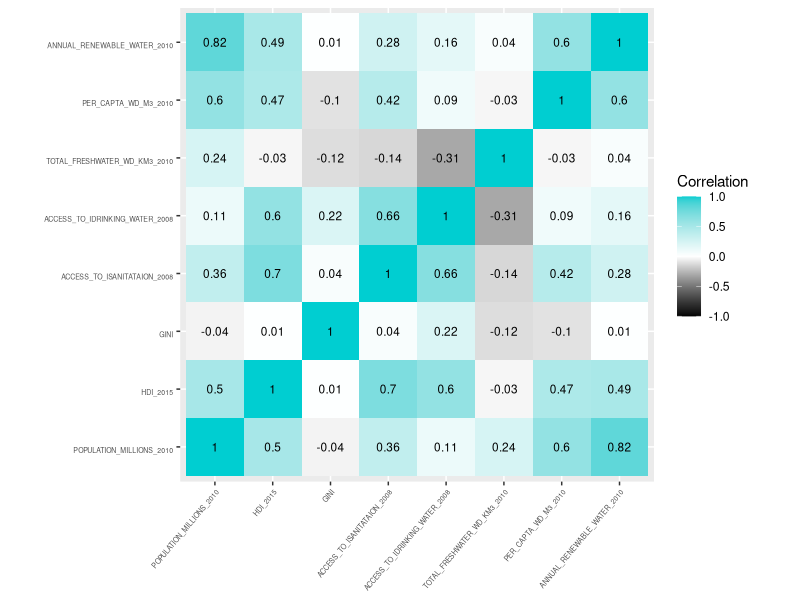

This chart was generated by the following R code:
# packages
install.packages('Hmisc')
library(Hmisc)
library(ggplot2)
library(reshape2)

# go to datasets folder
setwd('~/git/Water-Consumption-And-Inequality/datasets')

# import datasets
df = read.table("merged_data.csv", header=TRUE, sep=",")

df_original = df
df = df[,c(-1,-10)]
df = na.omit(df)
rcorr(as.matrix(df))

# correlation matrix
mat <- round(cor(df),2)
melted_cormat <- melt(mat)
head(melted_cormat)

ggplot(data = melted_cormat, aes(x=Var1, y=Var2, fill=value)) + geom_tile() + 
  theme(axis.text.x = element_text(angle = 50, vjust = 1, size = 5, hjust = 1),
        axis.text.y = element_text(angle = 0, vjust = 1, size = 5, hjust = 1),
        axis.title.x = element_blank(),
        axis.title.y = element_blank()) + 
  coord_fixed() +
  scale_fill_gradient2(low  = "black", 
                       high = "darkturquoise", 
                       mid  = "white", 
                       midpoint = 0, 
                       limit = c(-1,1), 
                       name="Correlation") +
  geom_text(aes(Var2, Var1, label = value), color = "black", size = 3)
  
